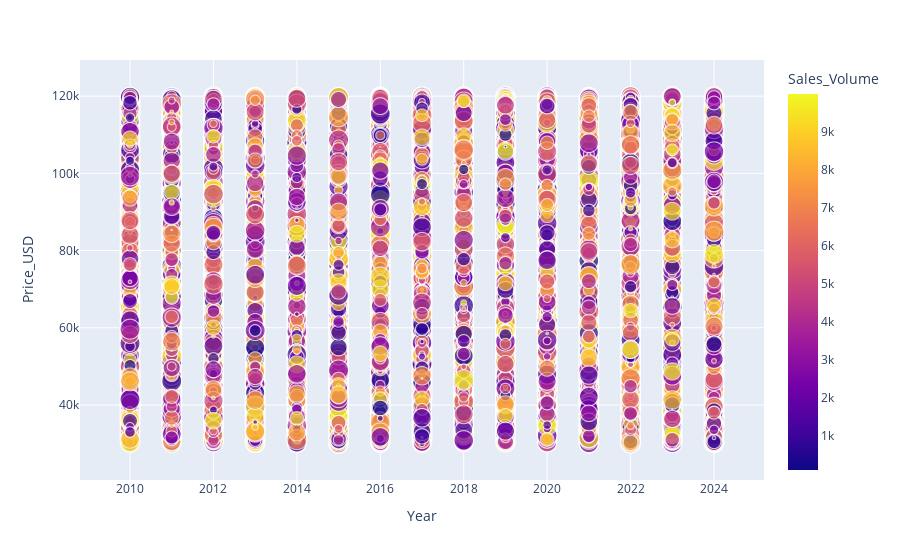

The notebook cell this image was saved under:
### Code cell
fig = px.scatter(df, x='Year', y='Price_USD', color='Sales_Volume', size='Mileage_KM')
fig.show()

### Figure 1 — Plotly figure (JSON) as saved in the notebook; plotly's stock layout.template omitted (floating-point values rounded to 4 significant figures; data arrays with more than 128 entries replaced by an {"elided": "..."} marker saying what was removed)
{"data": [{"hovertemplate": "Year=%{x}<br>Price_USD=%{y}<br>Mileage_KM=%{marker.size}<br>Sales_Volume=%{marker.color}<extra></extra>", "legendgroup": "", "marker": {"color": {"elided": "50000 float values"}, "coloraxis": "coloraxis", "size": {"elided": "50000 float values"}, "sizemode": "area", "sizeref": 500.0, "symbol": "circle"}, "mode": "markers", "name": "", "showlegend": false, "type": "scattergl", "x": {"elided": "50000 float values"}, "xaxis": "x", "y": {"elided": "50000 float values"}, "yaxis": "y"}], "layout": {"coloraxis": {"colorbar": {"title": {"text": "Sales_Volume"}}, "colorscale": [[0, "#0d0887"], [0.1111, "#46039f"], [0.2222, "#7201a8"], [0.3333, "#9c179e"], [0.4444, "#bd3786"], [0.5556, "#d8576b"], [0.6667, "#ed7953"], [0.7778, "#fb9f3a"], [0.8889, "#fdca26"], [1, "#f0f921"]]}, "legend": {"itemsizing": "constant", "tracegroupgap": 0}, "margin": {"t": 60}, "xaxis": {"anchor": "y", "domain": [0, 1], "title": {"text": "Year"}}, "yaxis": {"anchor": "x", "domain": [0, 1], "title": {"text": "Price_USD"}}}}
